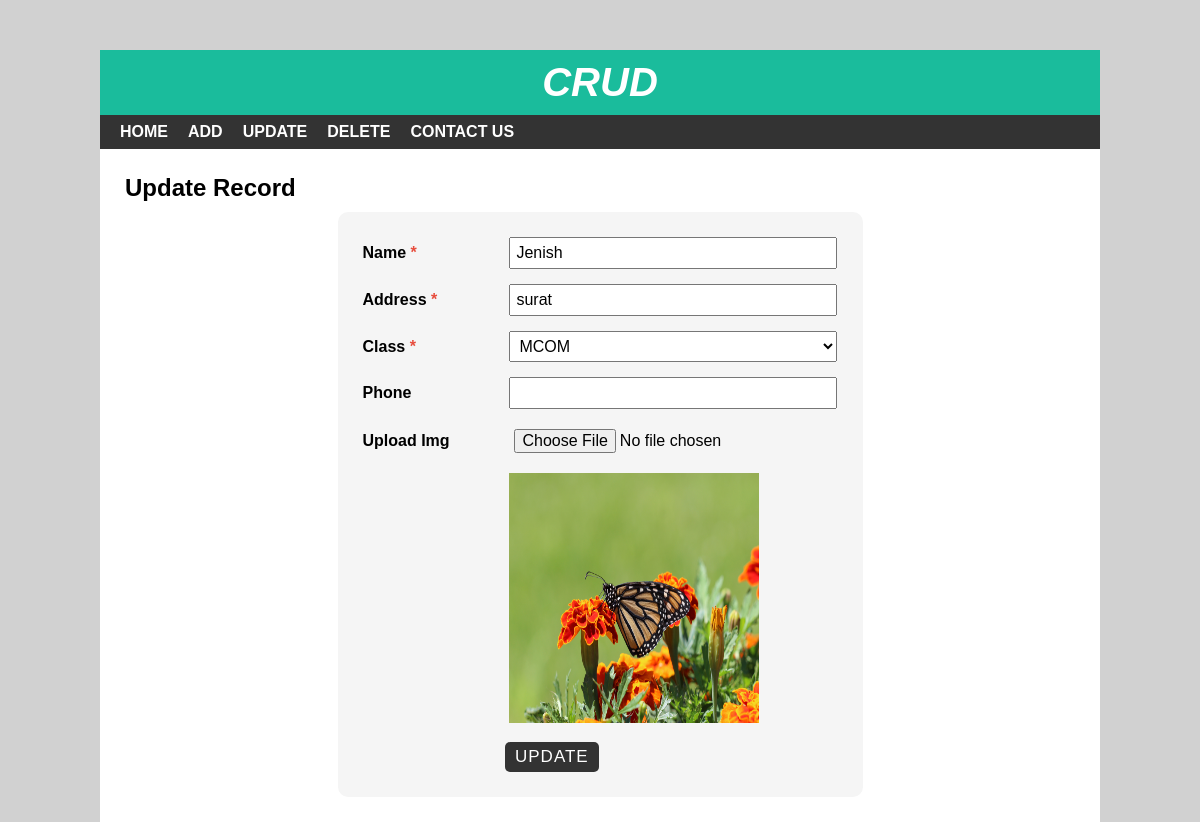
The page /edit.php?id=1 on the database its author committed.
### tables this page shows
CREATE TABLE `student` (
  `id` int(11) NOT NULL,
  `name` varchar(50) NOT NULL,
  `address` varchar(50) NOT NULL,
  `class` int(11) NOT NULL,
  `phone` varchar(10) NOT NULL,
  `img` varchar(500) NOT NULL
);

### edit.php (the view, shortened to what this page needs)
<?php include 'assets/components/header.php'; ?>
<div id="main-content">
    <h2>Update Record</h2>
    <?php
    $stu_id = $_GET['id'];
    include 'assets/helper/config.php';
    $sql = "SELECT * FROM student WHERE student.id = {$stu_id}";
    $result = mysqli_query($conn, $sql) or die('Query Unsuccessful.');
    if (mysqli_num_rows($result) > 0) {
        while ($row = mysqli_fetch_assoc($result)) {
            ?>
            <form class="post-form" action="assets/components/updatedata.php" method="post" enctype="multipart/form-data">
                <div class="form-group">
                    <label>Name <span class="text-danger">*</span></label>
                    <input type="text" name="name" value="<?php echo $row['name'] ?>" required/>
                </div>
                <div class="form-group">
                    <label>Address <span class="text-danger">*</span></label>
                    <input type="text" name="address" value="<?php echo $row['address'] ?>" required />
                </div>
                <div class="form-group">
                    <label>Class <span class="text-danger">*</span></label>
                    <select name="class" required>
                        <?php
                        $sql_1 = "SELECT * FROM class_details";
                        $result_1 = mysqli_query($conn, $sql_1) or die('Query Unsuccessful.');
                        if (mysqli_num_rows($result) > 0) {
                            while ($row_1 = mysqli_fetch_assoc($result_1)) {
                                if ($row['class'] == $row_1['class_id']) {
                                    $selected = 'selected';
                                } else {
                                    $selected = '';
                                } ?>
                                <option <?php echo $selected ?> value="<?php echo $row_1['class_id'] ?>">
                                    <?php echo $row_1['class_name'] ?>
                                </option>
                            <?php }
                        } ?>
                    </select>
                </div>
                <div class="form-group">
                    <label>Phone</label>
                    <input type="tel" name="phone" maxlength="10" pattern="[0-9]{10}" value="<?php echo $row['phone'] ?>"/>
                </div>
                <div class="form-group">
                    <label>Upload Img</label>
                    <input type="file" name="new_img" onchange='upload_img()' />
                </div>
                <div class="form-group">
                    <img width="250px" height="250px" src="assets/upload_img/<?php echo $row['img'] ?>"
                        alt="<?php echo $row['img'] ?>">
                </div>
                <input class="submit" type="submit" value="Update" />
            </form>
        <?php }
    } ?>
</div>
</body>
</html>

### assets/css/style.css (style rules this page uses)
body { font:16px arial; margin: 0; padding: 0; background: #d1d1d1; }
#main-content { padding: 25px; min-height: 400px; }
#main-content h2 { margin: 0 0 10px; text-transform: capitalize; }
#main-content .post-form { width: 50%; padding: 25px; margin: 0 auto; background-color: #f5f5f5; border-radius: 10px; }
#main-content .post-form .form-group { margin: 0 0 15px; }
#main-content .post-form .form-group label { width: 30%; display: inline-block; font-weight: 600; }
#main-content .post-form .form-group input, #main-content .post-form .form-group select { font-size: 16px; width: 66%; display: inline-block; padding: 5px; margin: 0; }
#main-content .post-form .form-group select { width: 69%; }
#main-content .post-form .submit { font-size: 17px; letter-spacing: 1px; text-transform: uppercase; padding: 5px 10px; color: #fff; background-color: #333; border: none; border-radius: 5px; margin: 0 0 0 30%; cursor: pointer; transition: all 0.3s; }
.text-danger { color: #e74c3c; }

### rows shown on the page
student: name "Jenish", address "surat", img (picture)

### other values the page prints
form field class "MCOM"
